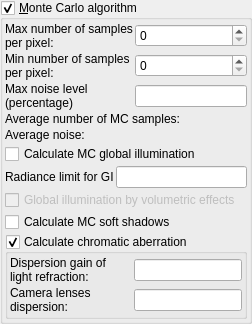
            <widget class="MyGroupBox" name="groupCheck_DOF_monte_carlo">
             <property name="toolTip">
              <string>&lt;html&gt;&lt;head/&gt;&lt;body&gt;&lt;p&gt;Enables Monte Carlo algorithms for rendering the depth of field (DOF), global illumination, ambient occlusion (with multiple rays) and soft shadows effects. This mode is extremely slow for rendering, but gives a very realistic appearance of effects.&lt;/p&gt;&lt;p&gt;In addition Monte Carlo algorithm provides high quality adaptive anti-aliasing.&lt;/p&gt;&lt;p&gt;Every pixed (or tile) of the image is rendered multiple times with randomly changed parameters. Every repeat reduces noise. Sampling of each pixel (or tile) is stopped when noise is reduced to defined level (defined by &amp;quot;Max noise level&amp;quot; parameter&amp;quot;) or when maximum number of repeats is reached (defined by &amp;quot;Max number of samples&amp;quot;). &lt;/p&gt;&lt;p&gt;Remark: This effect cannot work properly when screen space ambient occlusion is enabled. &lt;/p&gt;&lt;/body&gt;&lt;/html&gt;</string>
             </property>
             <property name="title">
              <string>&amp;Monte Carlo algorithm</string>
             </property>
             <property name="checkable">
              <bool>true</bool>
             </property>
             <layout class="QVBoxLayout" name="verticalLayout_152">
              <property name="spacing">
               <number>2</number>
              </property>
              <property name="leftMargin">
               <number>2</number>
              </property>
              <property name="topMargin">
               <number>2</number>
              </property>
              <property name="rightMargin">
               <number>2</number>
              </property>
              <property name="bottomMargin">
               <number>2</number>
              </property>
              <item>
               <layout class="QGridLayout" name="gridLayout_97">
                <property name="spacing">
                 <number>2</number>
                </property>
                <item row="1" column="1">
                 <widget class="MySpinBox" name="spinboxInt_DOF_min_samples">
                  <property name="sizePolicy">
                   <sizepolicy hsizetype="Minimum" vsizetype="Maximum">
                    <horstretch>0</horstretch>
                    <verstretch>0</verstretch>
                   </sizepolicy>
                  </property>
                  <property name="toolTip">
                   <string>&lt;html&gt;&lt;head/&gt;&lt;body&gt;&lt;p&gt;Minimum number of MC samples calculated for each image pixel. Increasing this parameter can reduce visible noise, ( by improving calculation of noise level estimation).&lt;/p&gt;&lt;/body&gt;&lt;/html&gt;</string>
                  </property>
                  <property name="maximum">
                   <number>10000</number>
                  </property>
                 </widget>
                </item>
                <item row="0" column="1">
                 <widget class="MySpinBox" name="spinboxInt_DOF_samples">
                  <property name="sizePolicy">
                   <sizepolicy hsizetype="Minimum" vsizetype="Maximum">
                    <horstretch>0</horstretch>
                    <verstretch>0</verstretch>
                   </sizepolicy>
                  </property>
                  <property name="toolTip">
                   <string>&lt;html&gt;&lt;head/&gt;&lt;body&gt;&lt;p&gt;Number of MC samples calculated for each image pixel. Higher values reduce the noise on the image but increase the rendering time. &lt;/p&gt;&lt;p&gt;For instance if the number of samples is 100, then the rendering will take 100 times longer compared to the effect disabled.&lt;/p&gt;&lt;/body&gt;&lt;/html&gt;</string>
                  </property>
                  <property name="maximum">
                   <number>10000</number>
                  </property>
                 </widget>
                </item>
                <item row="0" column="0">
                 <widget class="QLabel" name="label_358">
                  <property name="text">
                   <string>Max number of samples
per pixel:</string>
                  </property>
                 </widget>
                </item>
                <item row="1" column="0">
                 <widget class="QLabel" name="label_359">
                  <property name="text">
                   <string>Min number of samples
per pixel:</string>
                  </property>
                 </widget>
                </item>
                <item row="2" column="1">
                 <widget class="MyLineEdit" name="logedit_DOF_max_noise">
                  <property name="toolTip">
                   <string>&lt;html&gt;&lt;head/&gt;&lt;body&gt;&lt;p&gt;Limit of noise level for each image pixel. Every pixel is calculated multiple times until estimated noise reaches maximum noise level percentage.&lt;/p&gt;&lt;p&gt;A lower value reduces visible noise on the final image, but increases rendering time. Decreasing the maximum noise level by half, increases the rendering time by 4.&lt;/p&gt;&lt;/body&gt;&lt;/html&gt;</string>
                  </property>
                 </widget>
                </item>
                <item row="2" column="0">
                 <widget class="QLabel" name="label_360">
                  <property name="text">
                   <string>Max noise level
(percentage)</string>
                  </property>
                 </widget>
                </item>
                <item row="3" column="0" colspan="2">
                 <widget class="QLabel" name="label_average_DOF_samples">
                  <property name="toolTip">
                   <string>&lt;html&gt;&lt;head/&gt;&lt;body&gt;&lt;p&gt;Average number of MC samples that have been calculated  for each image pixel.&lt;/p&gt;&lt;/body&gt;&lt;/html&gt;</string>
                  </property>
                  <property name="text">
                   <string>Average number of MC samples:</string>
                  </property>
                 </widget>
                </item>
                <item row="4" column="0" colspan="2">
                 <widget class="QLabel" name="label_average_DOF_noise">
                  <property name="toolTip">
                   <string>&lt;html&gt;&lt;head/&gt;&lt;body&gt;&lt;p&gt;Estimated average noise caused by Monte Carlo effects.&lt;/p&gt;&lt;/body&gt;&lt;/html&gt;</string>
                  </property>
                  <property name="text">
                   <string>Average noise:</string>
                  </property>
                 </widget>
                </item>
               </layout>
              </item>
              <item>
               <widget class="MyCheckBox" name="checkBox_DOF_MC_global_illumination">
                <property name="sizePolicy">
                 <sizepolicy hsizetype="Minimum" vsizetype="Maximum">
                  <horstretch>0</horstretch>
                  <verstretch>0</verstretch>
                 </sizepolicy>
                </property>
                <property name="toolTip">
                 <string>&lt;html&gt;&lt;head/&gt;&lt;body&gt;&lt;p&gt;Enables calculation of realistic global illumination using Monte Carlo algorithm. &lt;/p&gt;&lt;p&gt;Number of light bounces is defined by the &amp;quot;reflections depth&amp;quot; parameter at the top of tab.&lt;/p&gt;&lt;/body&gt;&lt;/html&gt;</string>
                </property>
                <property name="text">
                 <string>Calculate MC global illumination</string>
                </property>
               </widget>
              </item>
              <item>
               <layout class="QGridLayout" name="gridLayout_18">
                <property name="spacing">
                 <number>2</number>
                </property>
                <item row="0" column="0">
                 <widget class="QLabel" name="label_361">
                  <property name="text">
                   <string>Radiance limit for GI</string>
                  </property>
                 </widget>
                </item>
                <item row="0" column="1">
                 <widget class="MyLineEdit" name="logedit_MC_GI_radiance_limit">
                  <property name="toolTip">
                   <string>&lt;html&gt;&lt;head/&gt;&lt;body&gt;&lt;p&gt;Limit for intensity of bounced light. Lower value reduces noise caused by very bright spots on HDR background textures.&lt;/p&gt;&lt;/body&gt;&lt;/html&gt;</string>
                  </property>
                 </widget>
                </item>
               </layout>
              </item>
              <item>
               <widget class="MyCheckBox" name="checkBox_MC_global_illumination_volumetric">
                <property name="enabled">
                 <bool>false</bool>
                </property>
                <property name="sizePolicy">
                 <sizepolicy hsizetype="Minimum" vsizetype="Maximum">
                  <horstretch>0</horstretch>
                  <verstretch>0</verstretch>
                 </sizepolicy>
                </property>
                <property name="toolTip">
                 <string>&lt;html&gt;&lt;head/&gt;&lt;body&gt;&lt;p&gt;Enables calculation of realistic global illumination using Monte Carlo algorithm. &lt;/p&gt;&lt;p&gt;Number of light bounces is defined by the &amp;quot;reflections depth&amp;quot; parameter at the top of tab.&lt;/p&gt;&lt;/body&gt;&lt;/html&gt;</string>
                </property>
                <property name="text">
                 <string>Global illumination by volumetric effects</string>
                </property>
               </widget>
              </item>
              <item>
               <widget class="MyCheckBox" name="checkBox_MC_soft_shadows_enable">
                <property name="sizePolicy">
                 <sizepolicy hsizetype="Minimum" vsizetype="Maximum">
                  <horstretch>0</horstretch>
                  <verstretch>0</verstretch>
                 </sizepolicy>
                </property>
                <property name="toolTip">
                 <string>&lt;html&gt;&lt;head/&gt;&lt;body&gt;&lt;p&gt;Enables calculation of realistic soft shadows using Monte Carlo algorithm.&lt;/p&gt;&lt;p&gt;Soft shadow cone for main light source is defined by &lt;span style=&quot; font-style:italic;&quot;&gt;Soft shadow code angle&lt;/span&gt; (&lt;span style=&quot; font-style:italic;&quot;&gt;Lights&lt;/span&gt; tab)&lt;/p&gt;&lt;p&gt;Soft shadow cone for auxiliary lights is defined by C&lt;span style=&quot; font-style:italic;&quot;&gt;ustom lights options&lt;/span&gt; / &lt;span style=&quot; font-style:italic;&quot;&gt;Size.&lt;/span&gt;&lt;/p&gt;&lt;/body&gt;&lt;/html&gt;</string>
                </property>
                <property name="text">
                 <string>Calculate MC soft shadows</string>
                </property>
               </widget>
              </item>
              <item>
               <widget class="MyGroupBox" name="groupCheck_DOF_MC_CA_enable">
                <property name="toolTip">
                 <string>&lt;html&gt;&lt;head/&gt;&lt;body&gt;&lt;p&gt;Enables rendering of chromatic aberration. This effect simulates the way an actual lens refracts light slightly differently based on wavelength.&lt;/p&gt;&lt;p&gt;It will give a &quot;rainbow&quot; type effect that gets stronger closer to the edges of the image. &lt;/p&gt;&lt;/body&gt;&lt;/html&gt;</string>
                </property>
                <property name="title">
                 <string>Calculate chromatic aberration</string>
                </property>
                <property name="checkable">
                 <bool>true</bool>
                </property>
                <layout class="QVBoxLayout" name="verticalLayout_75">
                 <property name="spacing">
                  <number>2</number>
                 </property>
                 <property name="leftMargin">
                  <number>2</number>
                 </property>
                 <property name="topMargin">
                  <number>2</number>
                 </property>
                 <property name="rightMargin">
                  <number>2</number>
                 </property>
                 <property name="bottomMargin">
                  <number>2</number>
                 </property>
                 <item>
                  <layout class="QGridLayout" name="gridLayout_11">
                   <property name="spacing">
                    <number>2</number>
                   </property>
                   <item row="0" column="1">
                    <widget class="MyLineEdit" name="logedit_DOF_MC_CA_dispersion_gain">
                     <property name="toolTip">
                      <string>&lt;html&gt;&lt;head/&gt;&lt;body&gt;&lt;p&gt;Higher value makes dispersion of refracted light more vsible on transparent objects.&lt;/p&gt;&lt;/body&gt;&lt;/html&gt;</string>
                     </property>
                    </widget>
                   </item>
                   <item row="0" column="0">
                    <widget class="QLabel" name="label_69">
                     <property name="text">
                      <string>Dispersion gain of light refraction:</string>
                     </property>
                     <property name="wordWrap">
                      <bool>true</bool>
                     </property>
                    </widget>
                   </item>
                   <item row="1" column="0">
                    <widget class="QLabel" name="label_70">
                     <property name="text">
                      <string>Camera lenses dispersion:</string>
                     </property>
                     <property name="wordWrap">
                      <bool>true</bool>
                     </property>
                    </widget>
                   </item>
                   <item row="1" column="1">
                    <widget class="MyLineEdit" name="logedit_DOF_MC_CA_camera_dispersion">
                     <property name="toolTip">
                      <string>&lt;html&gt;&lt;head/&gt;&lt;body&gt;&lt;p&gt;Higher value makes simulated dispersion of camera lenses more visible.&lt;/p&gt;&lt;/body&gt;&lt;/html&gt;</string>
                     </property>
                    </widget>
                   </item>
                  </layout>
                 </item>
                </layout>
               </widget>
              </item>
             </layout>
            </widget>
